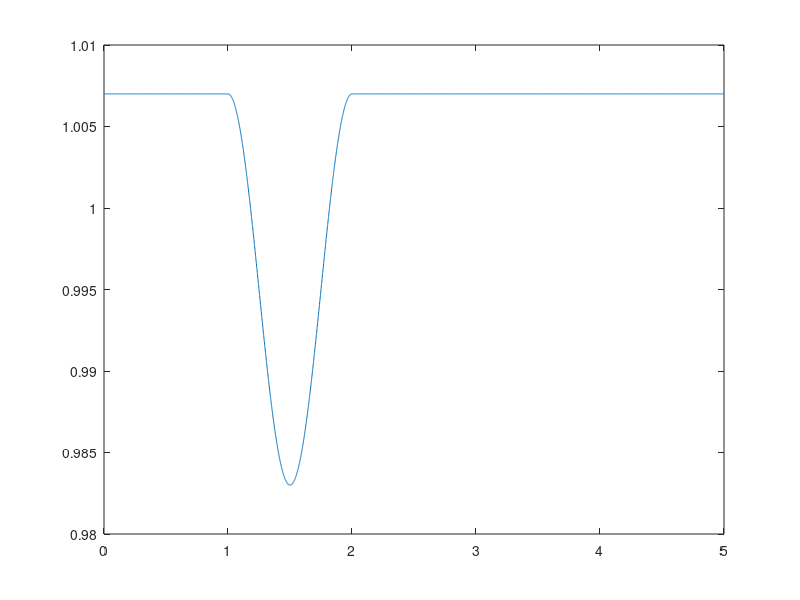

Write MATLAB code to recreate this figure.
%  Function:       create_sinusoid.m
% 
%  Description:    Generate test cases based on Mileusnic et al 2006 JNP.
%                  Create a cosine function for spindle model input,
%                  average length L1 (units: L0), amplitude A (units: L0),
%                  frequency 1Hz. Time step 0.001 s. Time vector length 5s. 
%                  Start point of cosine: 1s. 
% 
%  Date:           03-31-11
%  
%  Author:         Boshuo Wang, boshuowa@usc.edu
% 
%  Output:         triangle.mat, variable name: data
% 
%  Others:   	   .mat file is input for spindle_test_sinusoid.mdl

L1=0.995;   %average length (Mileusnic et al 2006 JNP)
A=0.012;    %amplitude
fs=1;       %frequency

dt=0.001;
t=linspace(0,5,5/dt+1);


L=ones(size(t))*(L1+A);

tstart=1;

n1=tstart/dt+1;n2=1/fs/dt;
L(n1:n1+n2-1) = L(n1:n1+n2-1)  + A*(cos(2*pi*(0:dt:1-dt))-1);

plot(t,L);

data=[t;L];
save sinusoid.mat data
